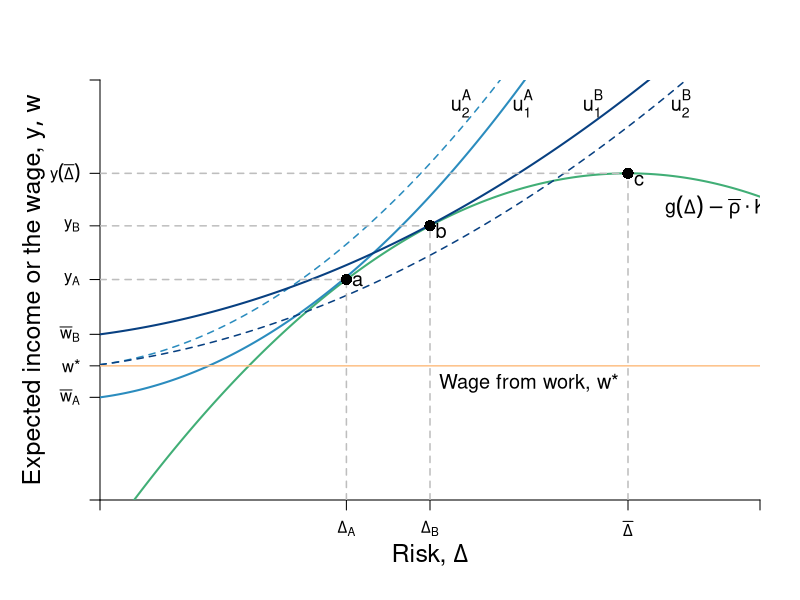

Here is the R script that generated this plot:
require(ggplot2)
require(shape)
pdf(file = "capitalism/risk_contrast_selfemployed.pdf", width = 9, height = 7)

#Set parameters for graphics
axislabelsize <- 1.5
labelsize <- 1.2
graphlinewidth <- 2
segmentlinewidth <- 1.5
a <- c(2, 4, 6)


COL <- c("#7fc97f", "#beaed4", "#fdc086", "#ffff99", "#386cb0", "#f0027f", "#bf5b17", "#666666")
COLA <- c("#e0f3db", "#99d8c9","#66c2a4","#41ae76", "#238b45", "#005824")
COLB <- c("#c6dbef", "#4eb3d3", "#2b8cbe", "#0868ac","#084081")
COLC <- c("#fcfbfd", "#efedf5", "#dadaeb", "#bcbddc", "#9e9ac8", "#807dba", "#6a51a3", "#54278f", "#3f007d")

par(mar =  c(5, 5, 4, 2))
xlims <- c(0, 15)
ylims <- c(0, 18)

riskreturn <- function(g, int1 = 14, int2 = 4, coeff = 1/3){
  int1 - (int2 - (coeff)*g)^2
}

uA <- function(y, g, slope = 0.5){
  y + y*g  - slope*g^2
}

indiffA <- function(g, intercept = 3, slope1 = 0.25, slope2 = 0.12){
  intercept  + slope1*g + slope2*g^2
}

indiffA2 <- function(g, intercept = 3, slope1 = 0.25, slope2 = 0.05){
  intercept  + slope1*g + slope2*g^2
}

#Plot command 
plot(0, 0, xlim = xlims, ylim = ylims, 
     type = "n",
     xlab = expression(paste("")),
     ylab = expression(paste("")), 
     axes = FALSE,
     cex.lab = axislabelsize, 
     bty = "n", 
     xaxs="i", 
     yaxs="i"
)


#Customize ticks and labels for the plot
# ticksy <- seq(ylims[1], ylims[2], 3)
# ylabels <- seq(ylims[1], ylims[2], 3)
# ticksx <- seq(xlims[1], xlims[2], 5)
# xlabels <- seq(xlims[1], xlims[2], 5)
ticksx <- c(0, 5.6, 7.5, 12, xlims[2])
xlabels <- c(NA, expression(paste(Delta[A])), expression(paste(Delta[B])), expression(paste( bar(Delta) )), NA)
ticksy <- c(0, 4.4, 5.75, 7.1, riskreturn(5.6), riskreturn(7.5), riskreturn(g = 12), ylims[2])
ylabels <- c(NA, expression(paste(bar(w)[A])), expression(paste(w,"*")), expression(paste(bar(w)[B])), expression(paste(y[A])), expression(paste(y[B])), expression(paste(y(bar(Delta)))), NA)

axis(1, at = ticksx, pos = 0, labels = xlabels)
axis(2, at = ticksy, pos = 0, labels = ylabels, las = 1)

#Axis labels and draw linear utility function
mtext(expression(paste("Risk, ", Delta)), side = 1, line = 2.5, cex = axislabelsize)
text(-1.5, 0.5*ylims[2], expression(paste("Expected income or the wage, ", list(y, w))), xpd = TRUE, cex = axislabelsize, srt = 90) 


npts <- 500 
xx1 <- seq(xlims[1], xlims[2], length.out = npts)
lines(xx1, riskreturn(xx1), col = COLA[4], lwd = graphlinewidth, lty = 1)
lines(xx1, indiffA(xx1, intercept = 4.4), col = COLB[3], lwd = graphlinewidth, lty = 1)
lines(xx1, indiffA(xx1, intercept = 5.8), col = COLB[3], lwd = segmentlinewidth, lty = 2)
#lines(xx1, indiffA(xx1, intercept = 8), col = COLB[3], lwd = graphlinewidth, lty = 1)
lines(xx1, indiffA2(xx1, intercept = 7.1), col = COLB[5], lwd = graphlinewidth, lty = 1)
lines(xx1, indiffA2(xx1, intercept = 5.8), col = COLB[5], lwd = segmentlinewidth, lty = 2)

#lines(xx1, indiffA2(xx1, intercept = 10), col = COLB[5], lwd = graphlinewidth, lty = 1)

#Add points a, b, c and c
segments(5.6, 0, 5.6, riskreturn(g = 5.6), lty = 2, col = "gray", lwd = segmentlinewidth)
segments(0, riskreturn(g = 5.6), 5.6, riskreturn(g = 5.6), lty = 2, col = "gray", lwd = segmentlinewidth)
points(5.6, riskreturn(g = 5.6), pch = 16, col = "black", cex = 1.5)
text(5.6 + 0.25, riskreturn(g = 5.6) - 0.05, expression(a), cex = labelsize)


segments(7.5, 0, 7.5, riskreturn(g = 7.5) , lty = 2, col = "gray", lwd = segmentlinewidth)
segments(0, riskreturn(g = 7.5) , 7.5, riskreturn(g = 7.5) , lty = 2, col = "gray", lwd = segmentlinewidth)
points(7.5, riskreturn(g = 7.5) , pch = 16, col = "black", cex = 1.5)
text(7.5 + 0.25, riskreturn(g = 7.5) - 0.2, expression(b), cex = labelsize)


segments(12, 0, 12, riskreturn(g = 12) , lty = 2, col = "gray", lwd = segmentlinewidth)
segments(0, riskreturn(g = 12) , 12, riskreturn(g = 12) , lty = 2, col = "gray", lwd = segmentlinewidth)
text(12 + 0.25, riskreturn(g = 12) - 0.3, expression(c), cex = labelsize)
points(12, riskreturn(g = 12) , pch = 16, col = "black", cex = 1.5)


#Segment for next best wage offer
segments(0, 5.75, xlims[2], 5.75, lty = 1, col = COL[3], lwd = segmentlinewidth)
text(9.75, 5, expression(paste("Wage from work, ", w,"*")), cex = labelsize)




#Label risk return schedule
text(14, riskreturn(g = 14) - 1, expression(paste(g(Delta) - bar(rho)%.%K) ), cex = labelsize)

#Label value functions
text(11.2, 17, expression(u[1]^B), cex = labelsize)
text(13.2, 17, expression(u[2]^B), cex = labelsize)
text(9.6, 17, expression(u[1]^A), cex = labelsize)
text(8.2, 17, expression(u[2]^A), cex = labelsize)


dev.off()
